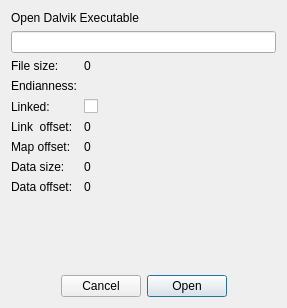
<?xml version="1.0" encoding="UTF-8"?>
<ui version="4.0">
 <class>DexOpener</class>
 <widget class="QWidget" name="DexOpener">
  <property name="geometry">
   <rect>
    <x>0</x>
    <y>0</y>
    <width>287</width>
    <height>308</height>
   </rect>
  </property>
  <property name="windowTitle">
   <string>Form</string>
  </property>
  <layout class="QVBoxLayout" name="verticalLayout_2">
   <item>
    <layout class="QVBoxLayout" name="verticalLayout">
     <item>
      <widget class="QLabel" name="label">
       <property name="sizePolicy">
        <sizepolicy hsizetype="Preferred" vsizetype="Fixed">
         <horstretch>0</horstretch>
         <verstretch>0</verstretch>
        </sizepolicy>
       </property>
       <property name="text">
        <string>Open Dalvik Executable</string>
       </property>
      </widget>
     </item>
     <item>
      <widget class="QLineEdit" name="txtFileLocation">
       <property name="inputMask">
        <string/>
       </property>
       <property name="text">
        <string/>
       </property>
       <property name="maxLength">
        <number>32767</number>
       </property>
       <property name="readOnly">
        <bool>true</bool>
       </property>
      </widget>
     </item>
     <item>
      <layout class="QFormLayout" name="formLayout">
       <property name="topMargin">
        <number>0</number>
       </property>
       <item row="0" column="0">
        <widget class="QLabel" name="label_2">
         <property name="text">
          <string>File size:</string>
         </property>
        </widget>
       </item>
       <item row="1" column="0">
        <widget class="QLabel" name="label_3">
         <property name="text">
          <string>Endianness:</string>
         </property>
        </widget>
       </item>
       <item row="2" column="0">
        <widget class="QLabel" name="label_4">
         <property name="text">
          <string>Linked:</string>
         </property>
        </widget>
       </item>
       <item row="0" column="1">
        <widget class="QLabel" name="lblFilesize">
         <property name="text">
          <string>0</string>
         </property>
        </widget>
       </item>
       <item row="1" column="1">
        <widget class="QLabel" name="lblEndianness">
         <property name="text">
          <string/>
         </property>
        </widget>
       </item>
       <item row="2" column="1">
        <widget class="QCheckBox" name="chkLinked">
         <property name="text">
          <string/>
         </property>
        </widget>
       </item>
       <item row="3" column="0">
        <widget class="QLabel" name="label_7">
         <property name="text">
          <string>Link  offset:</string>
         </property>
        </widget>
       </item>
       <item row="3" column="1">
        <widget class="QLabel" name="lblLinkOffset">
         <property name="text">
          <string>0</string>
         </property>
        </widget>
       </item>
       <item row="4" column="0">
        <widget class="QLabel" name="label_9">
         <property name="text">
          <string>Map offset:</string>
         </property>
        </widget>
       </item>
       <item row="4" column="1">
        <widget class="QLabel" name="lblMapOffset">
         <property name="text">
          <string>0</string>
         </property>
        </widget>
       </item>
       <item row="5" column="0">
        <widget class="QLabel" name="label_11">
         <property name="text">
          <string>Data size:</string>
         </property>
        </widget>
       </item>
       <item row="5" column="1">
        <widget class="QLabel" name="lblDataSize">
         <property name="text">
          <string>0</string>
         </property>
        </widget>
       </item>
       <item row="6" column="0">
        <widget class="QLabel" name="label_13">
         <property name="text">
          <string>Data offset:</string>
         </property>
        </widget>
       </item>
       <item row="6" column="1">
        <widget class="QLabel" name="lblDataOffset">
         <property name="text">
          <string>0</string>
         </property>
        </widget>
       </item>
      </layout>
     </item>
     <item>
      <spacer name="verticalSpacer">
       <property name="orientation">
        <enum>Qt::Vertical</enum>
       </property>
       <property name="sizeHint" stdset="0">
        <size>
         <width>20</width>
         <height>40</height>
        </size>
       </property>
      </spacer>
     </item>
     <item>
      <layout class="QHBoxLayout" name="horizontalLayout">
       <property name="spacing">
        <number>6</number>
       </property>
       <property name="topMargin">
        <number>0</number>
       </property>
       <item>
        <spacer name="horizontalSpacer">
         <property name="orientation">
          <enum>Qt::Horizontal</enum>
         </property>
         <property name="sizeHint" stdset="0">
          <size>
           <width>40</width>
           <height>20</height>
          </size>
         </property>
        </spacer>
       </item>
       <item>
        <widget class="QPushButton" name="btnCancel">
         <property name="text">
          <string>Cancel</string>
         </property>
        </widget>
       </item>
       <item>
        <widget class="QPushButton" name="btnOpen">
         <property name="text">
          <string>Open</string>
         </property>
         <property name="default">
          <bool>true</bool>
         </property>
        </widget>
       </item>
       <item>
        <spacer name="horizontalSpacer_2">
         <property name="orientation">
          <enum>Qt::Horizontal</enum>
         </property>
         <property name="sizeHint" stdset="0">
          <size>
           <width>40</width>
           <height>20</height>
          </size>
         </property>
        </spacer>
       </item>
      </layout>
     </item>
    </layout>
   </item>
  </layout>
 </widget>
 <resources/>
 <connections/>
</ui>
